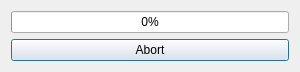
<?xml version="1.0" encoding="UTF-8"?>
<ui version="4.0">
 <class>GTFSGoDockWidgetBase</class>
 <widget class="QDialog" name="GTFSGoDockWidgetBase">
  <property name="geometry">
   <rect>
    <x>0</x>
    <y>0</y>
    <width>300</width>
    <height>71</height>
   </rect>
  </property>
  <property name="minimumSize">
   <size>
    <width>300</width>
    <height>0</height>
   </size>
  </property>
  <property name="windowTitle">
   <string>GTFS GO</string>
  </property>
  <layout class="QVBoxLayout" name="verticalLayout_2">
   <item>
    <widget class="QProgressBar" name="progressBar">
     <property name="maximum">
      <number>1000</number>
     </property>
     <property name="value">
      <number>0</number>
     </property>
     <property name="textVisible">
      <bool>true</bool>
     </property>
     <property name="invertedAppearance">
      <bool>false</bool>
     </property>
    </widget>
   </item>
   <item>
    <layout class="QVBoxLayout" name="verticalLayout">
     <item>
      <layout class="QHBoxLayout" name="horizontalLayout_5">
       <item>
        <widget class="QPushButton" name="pushButton">
         <property name="sizePolicy">
          <sizepolicy hsizetype="Expanding" vsizetype="Fixed">
           <horstretch>0</horstretch>
           <verstretch>0</verstretch>
          </sizepolicy>
         </property>
         <property name="text">
          <string>Abort</string>
         </property>
        </widget>
       </item>
      </layout>
     </item>
    </layout>
   </item>
  </layout>
 </widget>
 <resources/>
 <connections/>
</ui>
